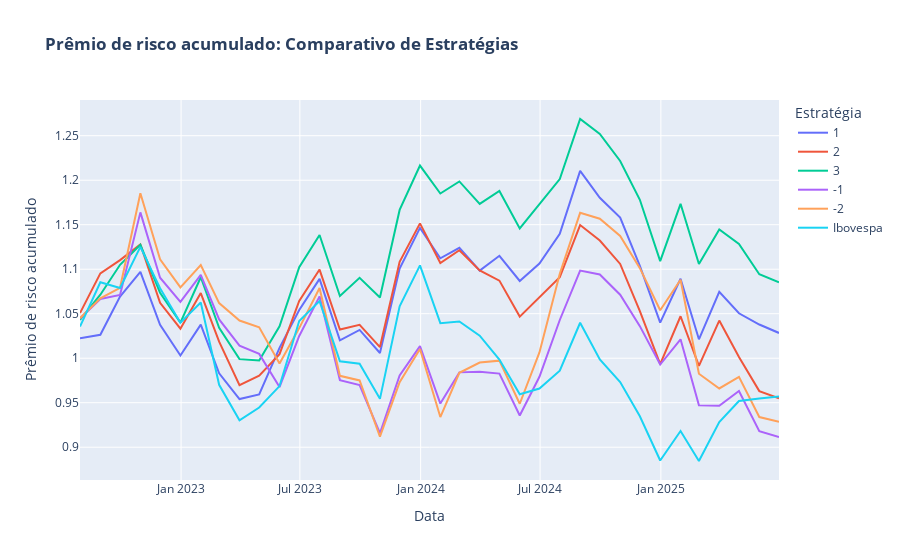

Write notebook code for a chart like this one.
### Code cell
# --- 3. ANÁLISE DE DESEMPENHO AO LONGO DO TEMPO ---

# Converte o dicionário de resultados em um único DataFrame
df_retornos = pd.DataFrame(resultados_backtest)

# Fatia o benchmark para o mesmo período dos resultados do backtest
# (Usamos o índice do primeiro resultado como referência)
primeira_estrategia = list(resultados_backtest.keys())[0]
indice_backtest = resultados_backtest[primeira_estrategia].index
ibov_retornos_backtest = ibov_retornos_excedentes.loc[indice_backtest]

# Adiciona o Ibovespa ao DataFrame para comparação completa
df_retornos['Ibovespa'] = ibov_retornos_backtest

# Agora o 'df_retornos' está exatamente no formato que você precisa
# para a análise de curva de patrimônio.

# --- Gráfico de Retorno Acumulado (Curva de Patrimônio) ---
print("\nGerando gráfico de retorno acumulado...")

# Calcula o crescimento de R$ 1,00 (retorno acumulado)
# Lembre-se que estes são retornos EXCEDENTES. Para o patrimônio real, 
# teríamos que somar a Selic de volta, mas para comparar as estratégias, isso é o ideal.
df_acumulado = (1 + df_retornos).cumprod()

# Plotando com Plotly
import plotly.graph_objects as go
fig = go.Figure()
for col in df_acumulado.columns:
    fig.add_trace(go.Scatter(x=df_acumulado.index, y=df_acumulado[col], mode='lines', name=col))

fig.update_layout(title_text='<b>Prêmio de risco acumulado: Comparativo de Estratégias</b>',
                  yaxis_title='Prêmio de risco acumulado',
                  xaxis_title='Data',
                  legend_title='Estratégia')
fig.show()
